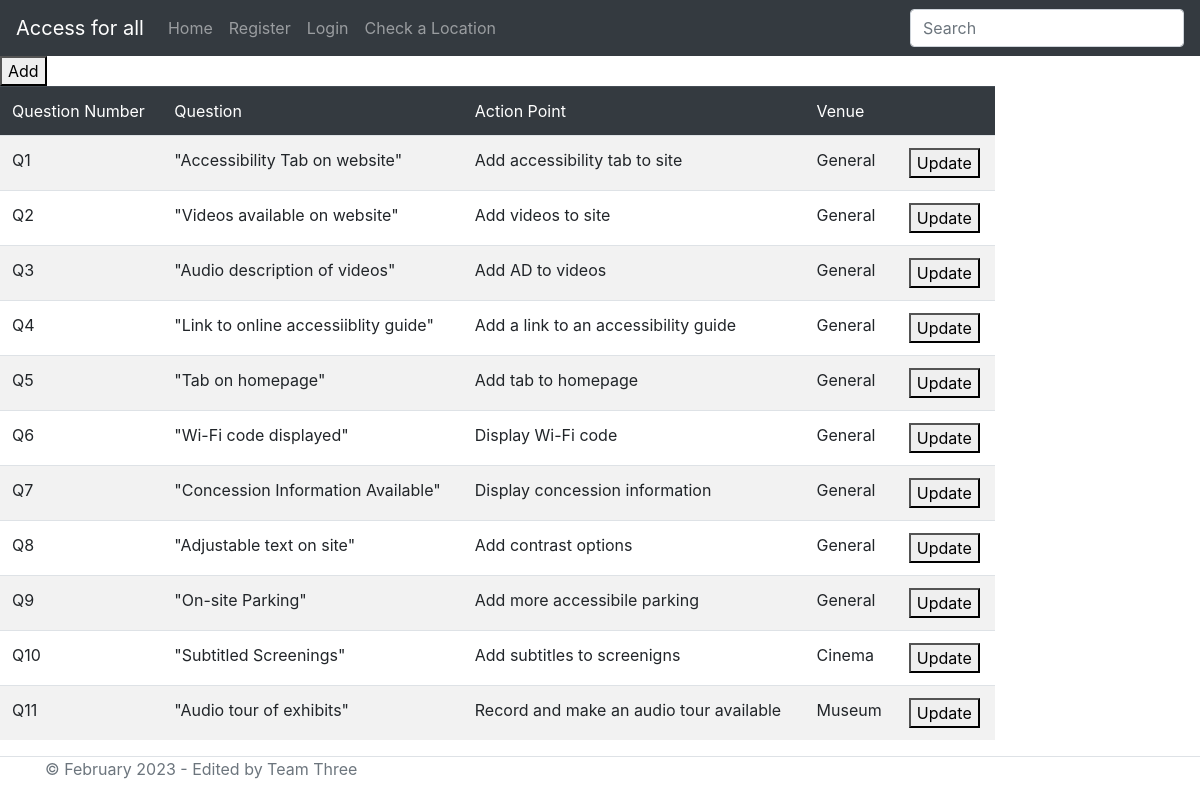
The app's page /QuestionUpdater.php, older data.
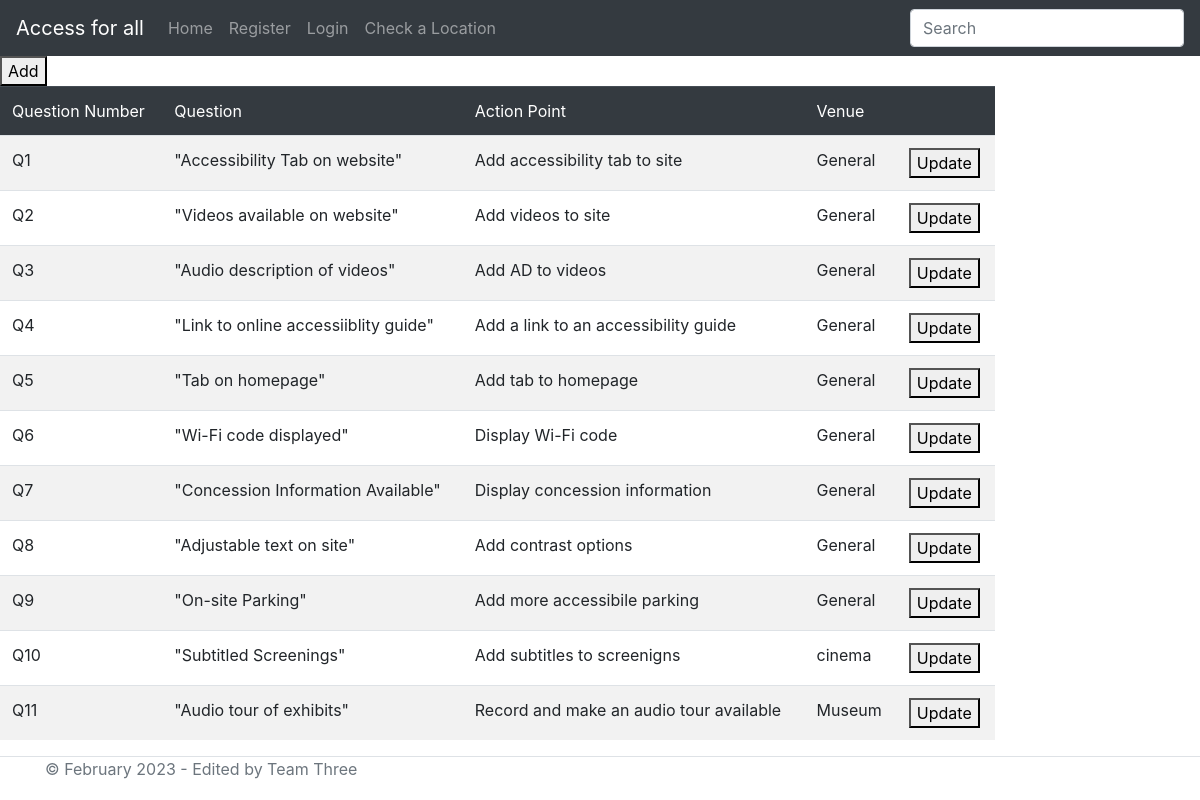
The same page, newer data.
### tables this page shows
CREATE TABLE "Checklist" (
QuestionNo VARCHAR(10) PRIMARY KEY,
Question TEXT,
ActionPoint TEXT,
Venue TEXT
);

### QuestionUpdater.php (the view, shortened to what this page needs)
<?php include("NavigationBar.php");
function getQs()
{
  $db = new SQLite3('C:\xampp\htdocs\Group-Three-PSP\ActionPoints.db');
  $stmt = $db->prepare('SELECT * FROM Checklist');
  $result = $stmt->execute();
  $arrayResult = [];
  while ($row = $result->fetchArray()){
      $arrayResult [] = $row;
  }
  return $arrayResult;
}
?>
<head>
<form action="AddQ.php">
<button type="submit" name="Add">Add</button>
</form>
<body class="bgColor">
<div class="row">
            <div class="col-10">
                <table class="table table-striped">
                    <thead class="table-dark">
                        <td>Question Number</td>
                        <td>Question</td>
                        <td>Action Point</td>
                        <td>Venue</td>
                        <td></td>
                    </thead>
                    <?php
                    $user = (getQs());
                        for ($i=0; $i<count($user); $i++):
                    ?>
                    <tr>
                        <td><?php echo $user[$i]['QuestionNo']?></td>
                        <td><?php echo '"' . $user[$i]['Question'] . '"'?></td>
                        <td><?php echo $user[$i]['ActionPoint']?></td>
                        <td><?php echo $user[$i]['Venue']?></td>
                        <td>
                            <form action="update.php?questionNo=<?php echo $user[$i]['QuestionNo']?>" method=get>
                            <button type="submit" name="update">Update</button>
                        </form>
                        </td>
                    </tr>
                    <?php endfor;?>
                </table>
            </div>
        </div>
</body>
<?php
    include("footer.php");
?>

Row changes from the older to the newer data that the page shows:
changed checklist "Subtitled Screenings": Venue "Cinema" → "cinema"
